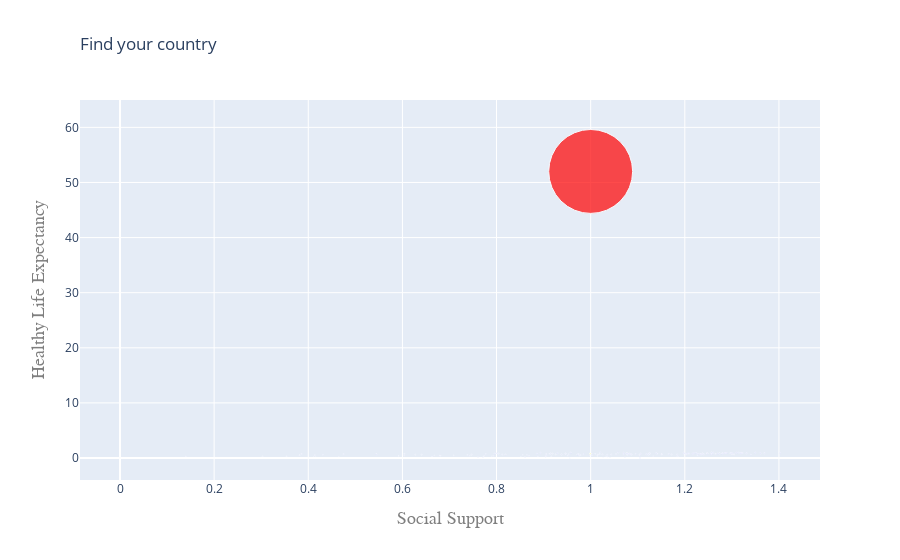

This figure's notebook cell:
### Markdown cell above
# Ascertaining our country's happiness category and Determining the nation that is most like our own.

### Code cell
print()

name = input("Please give your country's name: ")

print("--------------------------------")

print("Let's examine whether [Happiness Category/Score] is feasible for", name, "by adding a few significant characteristics: ")

print()
print("--------------------------------")
print()

print("Citation: Singapore's GDP per capita is $81,000, the average for all countries is $17,000")
while True:
    try:
        gdp = float(input("the average GDP per person in your country, expressed in USD: "))
        break
    except ValueError:
        print("Please provide a true input.")
        print()

print()
print("--------------------------------")
print()

while True:
    try:
        life_expectancy = float(input("Type in your citizens' average life expectancy: (Age) "))
        break
    except ValueError:
        print("Enter a legitimate input only.")
        print()

print()
print("--------------------------------")
print()

print("Community Care - Would your loved ones be able to offer assistance you in an hour of need?")

while True:
    try:
        social_support=float(input("Enter the Social Support Index (where 0 represents the lowest support and 1 represents the highest support): "))
        break
    except ValueError:
        print("Enter a legitimate input only.")
        print()

print()
print("--------------------------------")
print()

print("Kind heartedness: In the last month, have you volunteered to any institutions?")

while True:
    try:
        generosity =float(input("How kind-hearted are people in your nation? (Select 0 or 1, 0 being the lowest; 1 being the highest): "))
        break
    except ValueError:
        print("Enter a legitimate input only.")
        print()

print()
print("--------------------------------")
print()

# Making a new dataframe for user-provided information.
new_country = {"GDP_PER_PERSON": [gdp] ,"HEALTHY_LIFE_EXPECTANCY": [life_expectancy] ,"SOCIAL_SUPPORT": [social_support] \
              ,"GENEROSITY": [generosity]}
new_country = pd.DataFrame(new_country)

#predicting the type of happiness based on user input
y_prob = forest.predict_proba(new_country)

# Putting the various probabilities into variables
y_prob1 = pd.DataFrame(list(y_prob[:,0])[0],columns=["Probability Happy"],index=new_country.index)
y_prob2 = pd.DataFrame(list(y_prob[:,1])[0],columns=["Probability Normal"],index=new_country.index)
y_prob3 = pd.DataFrame(list(y_prob[:,2])[0],columns=["Probability sad"],index=new_country.index)


# Putting expected probabilities in a dataframe.
data_comb = pd.concat([new_country, y_prob1, y_prob2, y_prob3], axis=1)

# Remove the probability.
happy = list(y_prob[:,0])[0]
normal = list(y_prob[:,1])[0]
sad = list(y_prob[:,2])[0]

print()


def find_nearest_country(gdp, hle, scl):
    def calculate_distance(x, gdp, hle, scl):
        gdp_dif = np.log((x["GDP_PER_PERSON"] - gdp)**2)
        hle_dif = np.log((x["HEALTHY_LIFE_EXPECTANCY"] - hle)**2)
        scl_dif = np.log((x["SOCIAL_SUPPORT"] - scl)**2)
        return gdp_dif + hle_dif + scl_dif
    
    #Obtaining the data we need to use graphs and the training model.
    data1 = data[["Country", "GDP_PER_PERSON", "HEALTHY_LIFE_EXPECTANCY","SOCIAL_SUPPORT"]]
    data1['distances'] = data1.apply(lambda x: calculate_distance(x, gdp, hle, scl), axis=1)
    index = data1['distances'].values.argmin()
    found = data1.iloc[index, :]
    min_distance = data1['distances'].min()
    
    
    # examining how the graph differs from our data by plotting it.
    # entire data
    text1 = data[['Country','GDP_PER_PERSON']].apply(lambda x: "{}, {:.3f}".format(x[0], x[1]), axis=1)
    trace0 = go.Scatter(
        x = data1['SOCIAL_SUPPORT'],
        y = data1['HEALTHY_LIFE_EXPECTANCY'],
        text = text1,
        mode='markers',
        marker=dict(
            size = data['GDP_PER_PERSON'].apply(lambda x: x**0.4)
        ),
        showlegend=False
    )
    # Our own country
    trace1 = go.Scatter(
        x = [scl],
        y = [hle],
        text = "Your country",
        mode = 'markers',
        marker = dict (
            size = [gdp**0.4],
            color='rgb(255, 0, 0)'
        ),
        showlegend=False
    )
    
    # Country comparable to our own country
    trace2 = go.Scatter(
        
        x = [found['SOCIAL_SUPPORT']],
        y = [found['HEALTHY_LIFE_EXPECTANCY']],
        text = found['Country'],
        mode='markers',
        marker=dict(
            size = [np.exp(found['GDP_PER_PERSON'])**0.4],
            color = 'rgb(255, 255, 0)'
        ),
        showlegend=False
    )
    
    # design
    layout = go.Layout(
    title=go.layout.Title(
        text='Find your country',
        xref='paper',
        x=0
    ),
    xaxis=go.layout.XAxis(
        title=go.layout.xaxis.Title(
            text='Social Support',
            font=dict(
                family='Courier New, monospace',
                size=18,
                color='#7f7f7f'
            )
        )
    ),
    yaxis=go.layout.YAxis(
        title=go.layout.yaxis.Title(
            text='Healthy Life Expectancy',
            font=dict(
                family='Courier New, monospace',
                size=18,
                color='#7f7f7f'
            )
        )
    )
)
    
    graph = [trace0, trace1, trace2]
    fig = go.Figure(data=graph, layout=layout)
    py.iplot(fig, filename='abc')
    
    print()
    print("--------------------------------")
    print()
    print("Legend:")
    print('Red:    Your Nation (Virtual Nation)')
    print('Yellow: The nation that is most like your own (your actual nation).')
    print()
    print("--------------------------------")
    print()

    return found, min_distance

def program():
    hle = life_expectancy       # expectancy of a healthy life
    scl = social_support       # family support
    choice = 0

    # Locating the country on the map.
    found_data, min_distance = find_nearest_country(gdp, hle, scl)
    if min_distance >= 30:
        print(min_distance)
        print("Your inputs appear a little odd. They might need to be modified.")
    else:
        print()
        print("--------------------------------")
        print()
        print("{} is the nation that most closely resembles your own.".format(found_data[0]))
        print()
        print("--------------------------------")
        print()


#Deciding on the most likely candidate.
if (normal > happy and normal > sad):
    print("Your nation can improve! We may state that the residents of", name, \
          "will probably be happy or ordinary, with a chance of", round(normal*100, 2), "%")
elif (happy > normal and happy > sad):
    print("Congrats! We can assert that the people of", name, "will BE HAPPY and there is a chance that", round(happy*100, 2), "%")
else:
    print("Oh No! We can assert that the people of", name, "will be DISAPPOINTED with a likelihood of", round(sad*100, 2), "%")
    
print()
print("--------------------------------")
print()

program()

### Figure 1 — Plotly figure (JSON) as saved in the notebook; plotly's stock layout.template omitted (floating-point values rounded to 4 significant figures; data arrays with more than 128 entries replaced by an {"elided": "..."} marker saying what was removed)
{"data": [{"marker": {"size": {"elided": "158 float values"}}, "mode": "markers", "showlegend": false, "text": {"elided": "158 str values"}, "type": "scatter", "x": {"elided": "158 float values"}, "y": {"elided": "158 float values"}}, {"marker": {"color": "rgb(255, 0, 0)", "size": [83.91]}, "mode": "markers", "showlegend": false, "text": "Your country", "type": "scatter", "x": [1], "y": [52]}, {"marker": {"color": "rgb(255, 255, 0)", "size": [1.413]}, "mode": "markers", "showlegend": false, "text": "Ecuador", "type": "scatter", "x": [0.999], "y": [0.7907]}], "layout": {"title": {"text": "Find your country", "x": 0, "xref": "paper"}, "xaxis": {"title": {"font": {"color": "#7f7f7f", "family": "Courier New, monospace", "size": 18}, "text": "Social Support"}}, "yaxis": {"title": {"font": {"color": "#7f7f7f", "family": "Courier New, monospace", "size": 18}, "text": "Healthy Life Expectancy"}}}}
